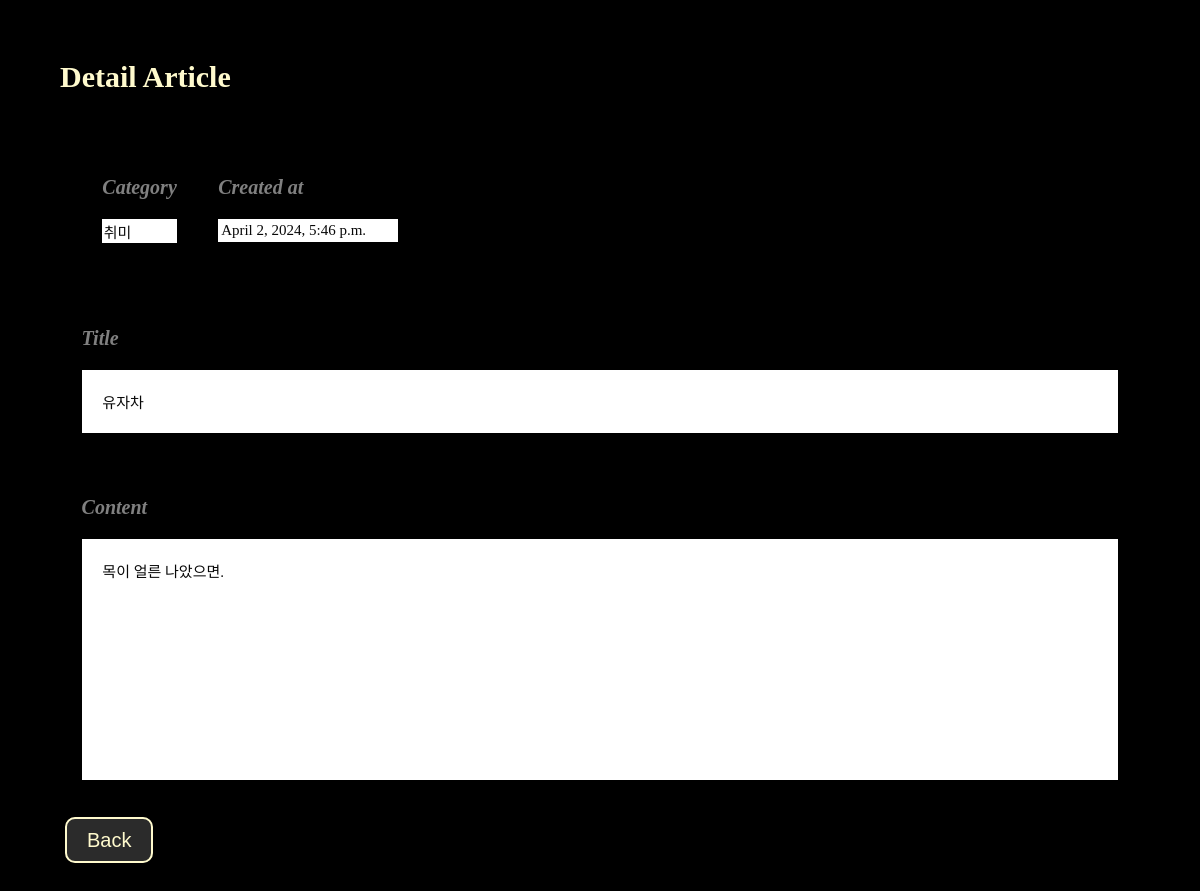
The app's page /detail/2 with its own data.
### blogApp/models.py (models this page shows, shortened)
class Article(models.Model):
    title = models.CharField(max_length=200)
    content= models.TextField()
    category = models.CharField(max_length=30) #카테고리명
    created_at = models.DateTimeField(auto_now_add=True)  #만든 시간

### blogApp/views.py (the view)
# urls.py: path('detail/<int:article_id>',views.detail,name='detail'),  #int정수가 뒤에 오는 이름이고, article_id로 저장할거다.
def detail(request, article_id):
    article = Article.objects.get(pk = article_id)  #변수니까 {{ }} 로 할 필요없음 그건 html에서 하면 된다!
    return render(request, 'detail.html', {'article': article})

### blogApp/templates/detail.html (shortened to what this page needs)
{% load static %}
<!DOCTYPE html>
<html lang="en">
    <head>
        <link rel="stylesheet" type="text/css" href="{% static 'detail1.css' %}" />
    </head>
    <body>
        <h1>Detail Article</h1>
        <div class="top-box">
            <div>
                <h3>Category</h3>
                <div class="box">{{article.category}} <br /></div>
            </div>
            <div>
                <h3>Created at</h3>
                <div class="box" id="time">{{article.created_at}}</div>
            </div>
        </div>
        <div>
            <h3>Title</h3>
            <div class="box">{{article.title}} <br /></div>
        </div>
        <div>
            <h3>Content</h3>
            <div class="box" id="content">{{article.content}} <br /></div>
        </div>
        <br />
        <a id="back" href="{% url 'list' %}">Back</a>
    </body>
</html>

### blogApp/static/detail1.css (style rules this page uses)
body { margin: 5%; background-color: rgb(0, 0, 0); color: rgb(8, 8, 8); font-family: 'Apple SD Gothic Neo'; font-size: 15px; }
div { padding: 2%; }
h1 { color: lemonchiffon; }
h3 { font-style: italic; color: gray; font-size: 20px; left: 10px; }
.top-box { display: flex; justify-content: left; }
.box { background-color: white; }
#time { min-width: 120%; }
#content { min-height: 200px; }
a { color: rgb(255, 255, 255); text-decoration: none; font-family: sans-serif; position: relative; left: 120px; font-size: 17px; font-style: normal; font-weight: normal; }
#back { margin-top: 20%; font-style: bolder; font-size: 20px; font-family: Verdana, Geneva, Tahoma, sans-serif; color: lemonchiffon; padding-left: 20px; padding-right: 20px; padding-top: 10px; padding-bottom: 10px; background-color: #ffffff2b; border: 2px solid lemonchiffon; position: relative; left: 5px; top: 10px; border-radius: 10px; }

### records on screen
Article: category "취미", created_at "April 2, 2024, 5:46 p.m.", title "유자차", content "목이 얼른 나았으면."
